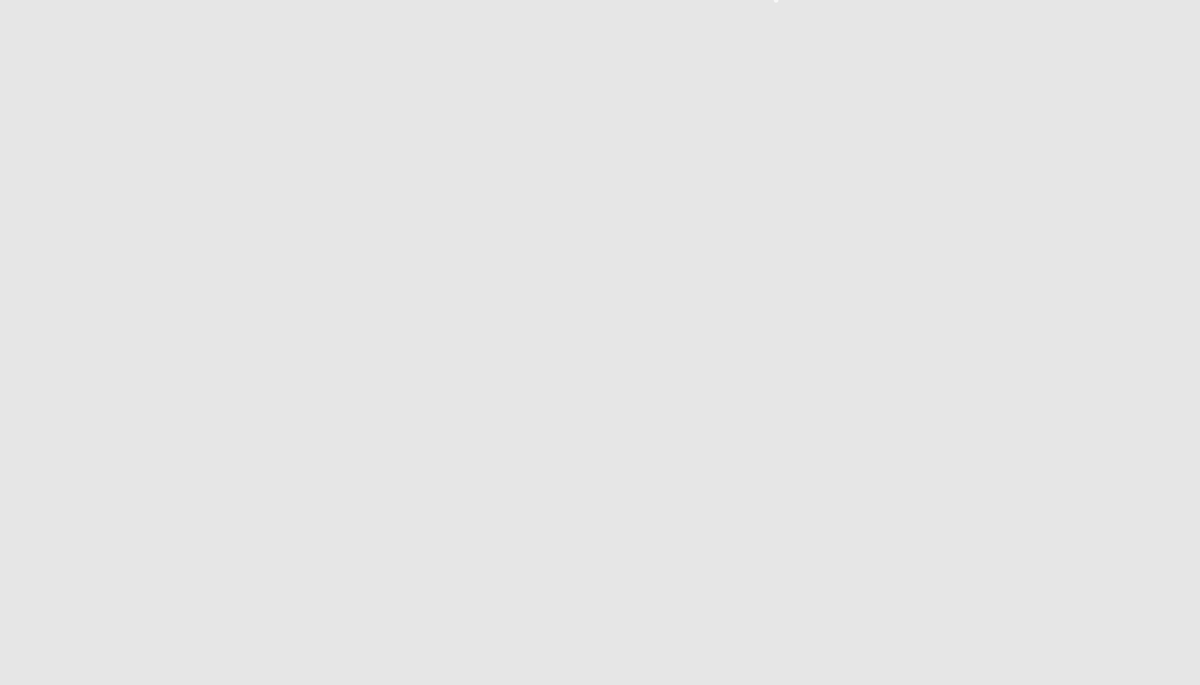
Frame 1 (no input)
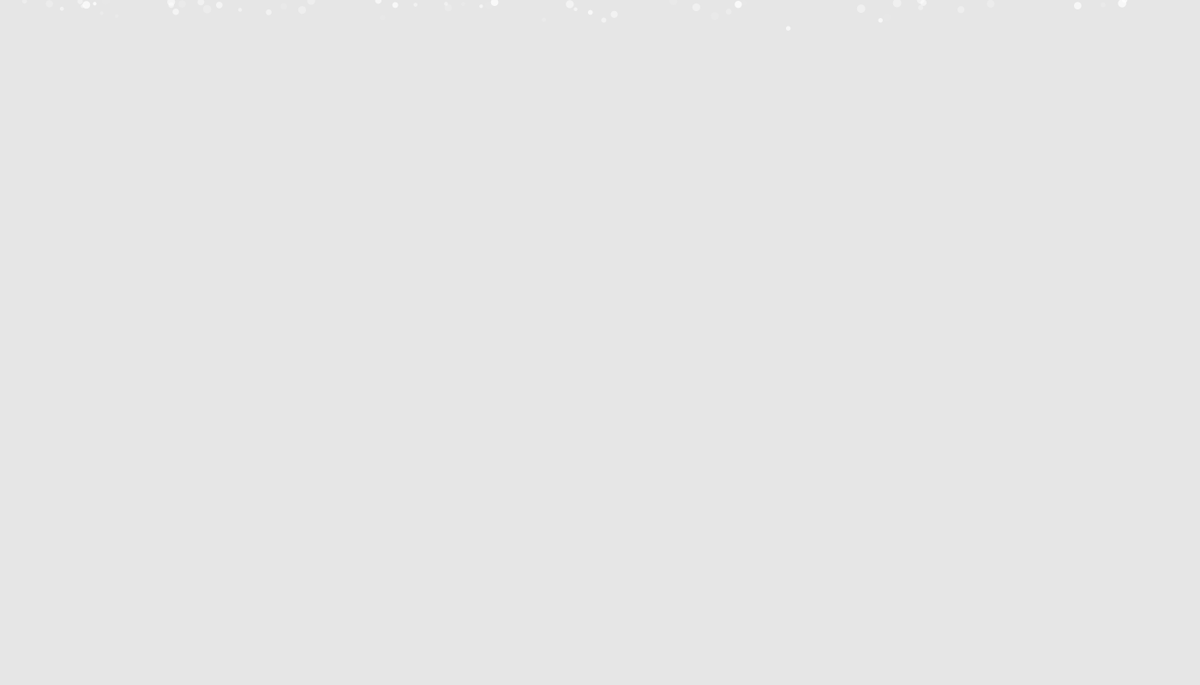
Frame 60 (the mouse pressed at the canvas centre just before this capture)
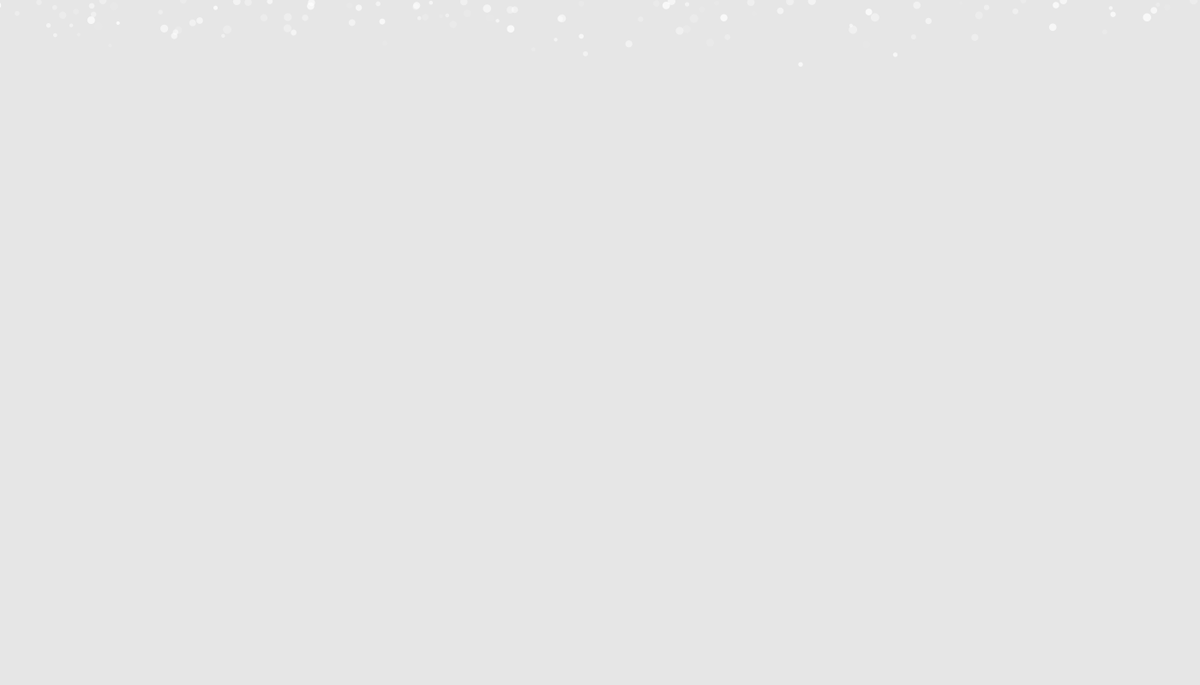
Frame 120 (the mouse held since frame 60 and released just before this capture)

The Processing sketch that drew these frames (run headless with seeded random() and noise(); from frame 60 on, the mouse is pressed at the canvas centre):

// Processing sketch: snowflakes
// ── snowflakes.pde
ParticleSystem snowflakes = new ParticleSystem();
boolean mouseDown = false;

void setup()
{
  size(1400, 800);
  background(230,230,230,0);
  smooth();
  noStroke();
  ellipseMode(RADIUS);
}
 
void draw()
{
  background(230,230,230,0);

  snowflakes.add(new Particle(random(1400), 0));
    
  snowflakes.run();
}

void keyPressed() //If you want to clear the screen of snowflakes, press key 'c'.
{
  if(key != CODED)
  {
    switch(key)
    {
      case 'c' : snowflakes.removeAll(); break;
    }
  }
}


class Particle //Establishing Particle object
{
  float x = width/2;
  float y = height/2;
  float xv = random(1)-.5;
  float yv = -random(0,.5);
  float maxYV = 20;
  float gravity = 0.05;
  float friction = 1;
  float radius = random(2,5);
  color c = color(255,255,255,random(200));
   
  Particle(){  
  }
 
  Particle(float xp,float yp)
  {
    x = xp;
    y = yp;
  }
 
  Particle(float xp,float yp,float xvel,float yvel)
  {
    this(xp, yp);
    xv = xvel;
    yv = yvel;
  }
 
 public void update() //Let's the balloon move through the canvas.
  {
    if((yv < maxYV))
    {
      yv -= gravity*.05;
    }
    yv *= friction;
    y -= yv;
    x -= xv;
    
/*  If you want the snowflakes to stop at the ceiling, uncomment this. 
    if(y <= 0+radius){
      xv = 0;
      yv = 0;
      y = 0 + radius;
    }
*/    
  }

  void render() 
  {
    noStroke();
    fill(c); //For the actual balloon
    ellipse(x,y,radius,radius);
  }
 
  void run() 
  {
    update();
    render();
  }
 
  
}

class ParticleSystem
{
  ArrayList particles = new ArrayList();
  
  ParticleSystem(){
  }
   
  void add(Particle p)
  {
    particles.add(p);
  }
   
  void removeAll()
  {
    particles.clear();
  }
   
  void run()
  {
    for(int i = 0; i < particles.size(); i++)
    {
      Particle p = (Particle)particles.get(i);
      p.run();
    }
  }
}
